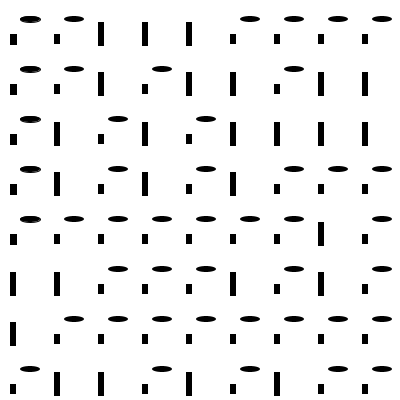
Frame 1 (no input)
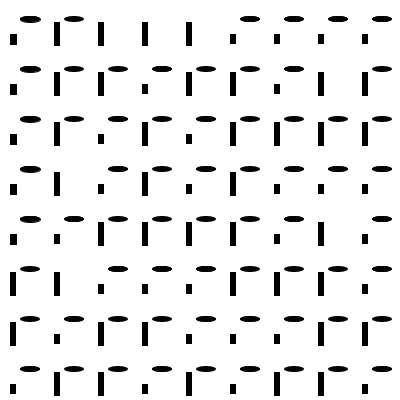
Frame 2 (the mouse pressed at the canvas centre, redrawn once)

The Processing sketch that drew these frames (run headless with seeded random() and noise(); the mouse was pressed at the canvas centre and the sketch redrawn once):

// Processing sketch: processing_39187
// ── processing_39187.pde

//Iv Shqevi
// Lecture5.1

void setup () {
  size (400, 400);
  smooth ();
  background (255);
}
//determaning the spaces 
void draw() {
  for (int x=30; x<height; x+=44) {
    for (int y=10; y<width; y+=50) {
      float B = random(4);// creating a pattern
      if (B>1) {
        B (x, y, random (70, 90)); // for the circle and the rectangle
      }
      else {
        C (x, y); // for the second rectangle 
      }
    }
  }
  noLoop();
}
void B (float x, float y, float w) {
  pushMatrix ();
  translate (x, y);
  ellipseMode (CORNERS);
  fill (0);
  ellipse (-10, 12, 10, 6);
  rect (-20, 24, 6, 10);
  popMatrix();
}

void C (float x, float y) {
  pushMatrix ();
  translate (x, y);
  noStroke ();
  fill (0);
  rect (-20, 12, 6, 24);
  popMatrix ();
}
